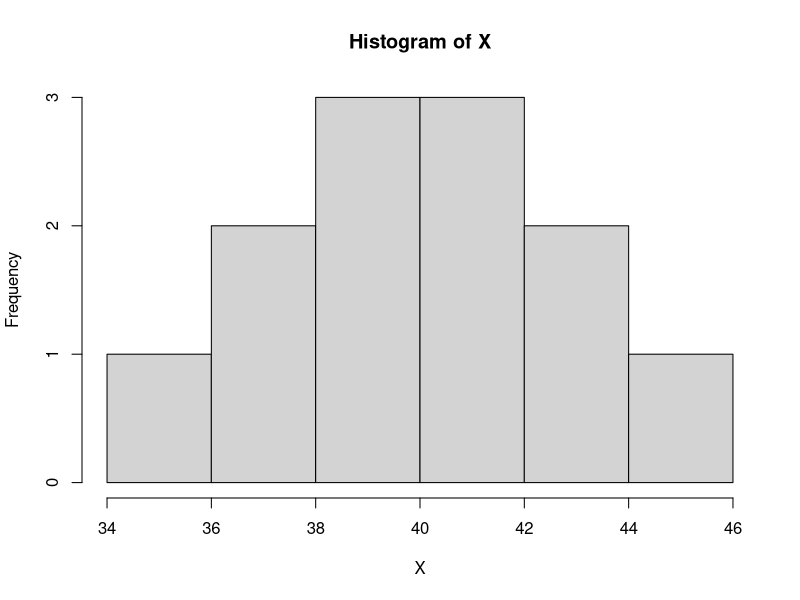

R code for this plot:
print("① -9的3次方乘以5再除以6；（符号^表示次方）")
print((-9)^3*5/6)
print("----------------------------------------------------")
print("② 3的算术平方根； （sqrt()表示求平方根函数，括号内是求值对象，下同）")
print(sqrt(3))
print("----------------------------------------------------")
print("③ 10的自然对数；(log()是求自然对数函数)")
print(log(10))
print("----------------------------------------------------")
print("④ 以10为底的3+2π 的对数；（log10()是以10为底的对数函数，用pi表示π）")
print(log10(3+2*pi))
print("----------------------------------------------------")
print("⑤ 以自然常数为底的3.2 的指数；（exp()表示以自然常数e为底的指数函数）")
print(exp(3.2))
print("----------------------------------------------------")
print("⑥ 三角函数cos 2π的值；（cos()余弦函数）")
print(cos(2*pi))
print("----------------------------------------------------")
print("⑦ 连乘计算：①，即7*6*5*4 ；（函数prod(7:4)可以计算） ②3!； ③7*6*5*4/3! ；")
print(prod(7:4))
print(prod(3:1))
print(prod(7:4)/prod(3:1))
print("----------------------------------------------------")
print("⑧组合数计算：①  6选2； ② 1/。（利用上一题）")
print(prod(6:1)/(prod(2:1)*prod((6-2):1)))
print("（3）依次输入以下命令，完成以下向量的基本运算，理解体会每个命令或函数的意义（将输入和输出一起截图）")
x<-1:4   #将1，2，3，4四个数赋值给向量x
a<-10
x*a 
x+a
sum(x)
max(x) 
min(x)
mean(x) 
median(x)   #求x的中位数
var(x)
sort(x)
print("----------------------------------------------------")
print("①通过 seq 函数生成等差序列作为横坐标画出 sin() 函数的散点图，命令如下： ")
x<-seq(-pi,pi,by=pi/10)
y<-sin(x)
# plot(x,y)    #画出以(x,y)为坐标的点
# lines(x,y)   #将散点连成平滑曲线
# print("②利用hist()函数画直方图。")
X<-c(35,40,40,42,37,45,43,37,44,42,41,39) 
hist(X)